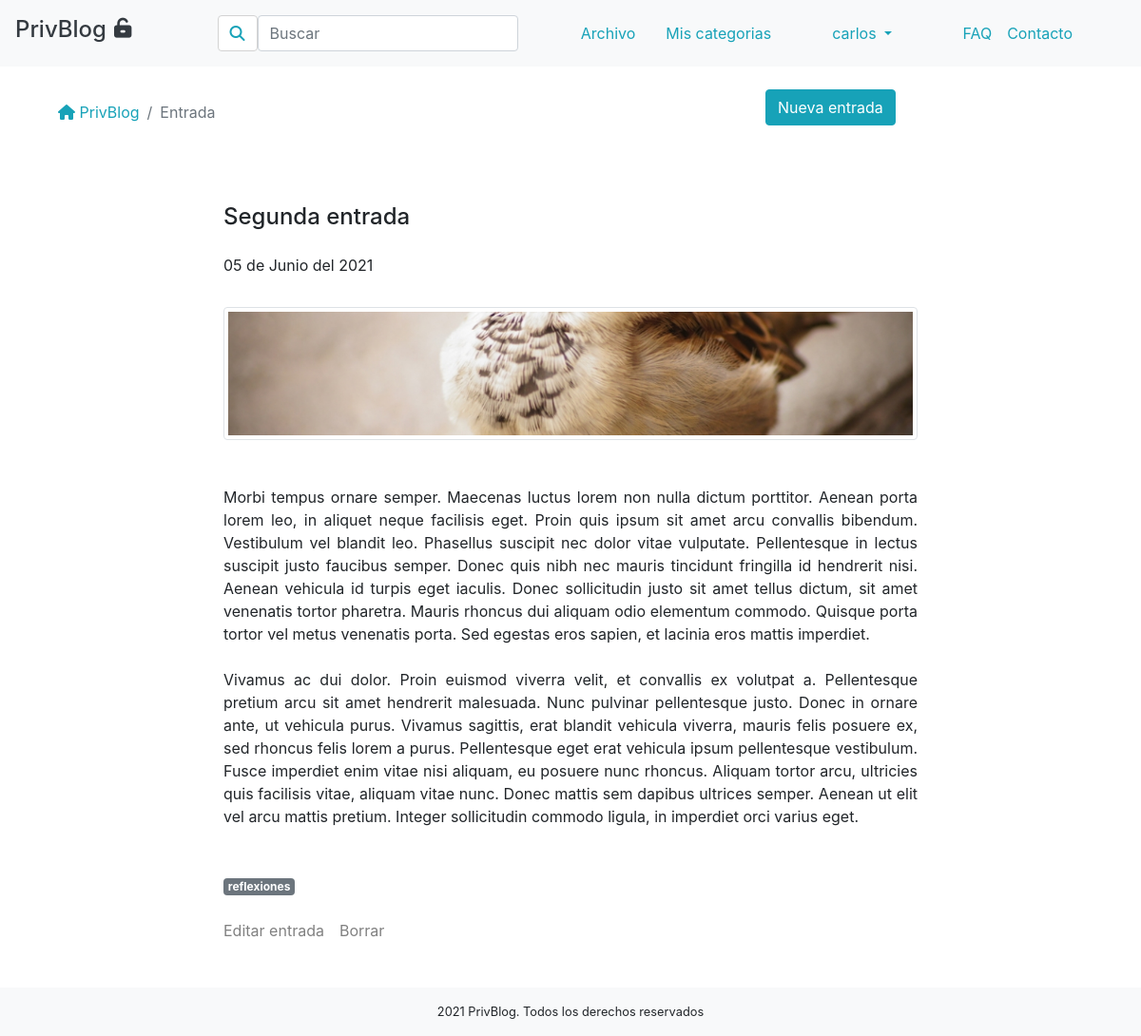
/single.php?id=9 (signed in), run on the app's committed database.
### tables this page shows
CREATE TABLE IF NOT EXISTS `entrada` (
  `id` int(11) NOT NULL AUTO_INCREMENT,
  `titulo` char(50) DEFAULT NULL,
  `texto` varchar(10000) NOT NULL DEFAULT '',
  `autor` char(50) NOT NULL,
  `imagen` varchar(500) DEFAULT NULL,
  `fecha` timestamp NOT NULL DEFAULT current_timestamp(),
  PRIMARY KEY (`id`),
  KEY `FK_entrada_persona` (`autor`),
  CONSTRAINT `FK_entrada_persona` FOREIGN KEY (`autor`) REFERENCES `persona` (`nombre`) ON DELETE CASCADE ON UPDATE CASCADE
);

CREATE TABLE IF NOT EXISTS `asoc_categoria_entrada` (
  `id_categoria` int(11) NOT NULL,
  `id_entrada` int(11) NOT NULL,
  PRIMARY KEY (`id_categoria`,`id_entrada`),
  KEY `FK__entrada` (`id_entrada`),
  CONSTRAINT `FK__categoria` FOREIGN KEY (`id_categoria`) REFERENCES `categoria` (`id`) ON DELETE CASCADE ON UPDATE CASCADE,
  CONSTRAINT `FK__entrada` FOREIGN KEY (`id_entrada`) REFERENCES `entrada` (`id`) ON DELETE CASCADE ON UPDATE CASCADE
);

CREATE TABLE IF NOT EXISTS `categoria` (
  `id` int(11) NOT NULL AUTO_INCREMENT,
  `nombre` char(50) NOT NULL,
  `autor` char(50) NOT NULL,
  PRIMARY KEY (`id`),
  KEY `FK_categoria_persona` (`autor`),
  CONSTRAINT `FK_categoria_persona` FOREIGN KEY (`autor`) REFERENCES `persona` (`nombre`) ON DELETE CASCADE ON UPDATE CASCADE
);

### controlador/singleController.php (called while the page is built, shortened)
<?php
$entrada=Entrada::getEntrada($_GET['id']);
 require('vista/single.view.php');

### single.php (called while the page is built)
<?php
require('controlador/singleController.php');
 ?>

### modelo/Tool.php (called while the page is built, shortened)
<?php
class Tool{
	public static $conexion;
	public static function conectarBase(){
		try {
			self::$conexion=new PDO("mysql:host=localhost; dbname=privblog", "root", "");
			return self::$conexion;
		} catch (PDOException $e) {
			header("Location:error_conexion.php");
		}
	}
	public static function convertirFecha($fecha){
		$timestamp = strtotime($fecha);
		$meses = ['Enero', 'Febrero', 'Marzo', 'Abril', 'Mayo', 'Junio', 'Julio', 'Agosto', 'Septiembre', 'Octubre', 'Noviembre', 'Diciembre'];
		$dia = date('d', $timestamp);
		$mes = date('m', $timestamp) - 1;
		$year = date('Y', $timestamp);
		$fecha = $dia .' de '. $meses[$mes] .' del '. $year;
		return $fecha;
	}
}

### modelo/EntradaClass.php (called while the page is built, shortened)
<?php
class Entrada{
	public static function getEntrada($id_entrada){
		$statement=Tool::conectarBase()->query("SELECT * FROM entrada WHERE id=".$id_entrada."");
		return $statement->fetch();
	}
}
 ?>

### modelo/Asoc_Categoria_EntradaClass.php (called while the page is built, shortened)
<?php
class Asoc_Categoria_Entrada{
	public static function getIdsCategorias($id_entrada){
		$statement=Tool::conectarBase()->query("SELECT id_categoria FROM asoc_categoria_entrada WHERE id_entrada=".$id_entrada."");
		return $statement->fetchAll();
		}
	public static function getNombreCategoria($id_categoria){
		$statement=Tool::conectarBase()->query("SELECT nombre FROM categoria WHERE id=".$id_categoria."");
		return $statement->fetch();
	}
}
?>

### vista/single.view.php (the view, shortened to what this page needs)
<?php require 'header.php'; ?>
<div class="content">
<div class="container">
<div class="row">
		<div class=" col guia">
			<nav aria-label="breadcrumb">
  <ol  class="breadcrumb my-4">
    <li class="breadcrumb-item"><a href="index.php"><i class="fas fa-home"></i> PrivBlog</a></li>
    <li class="breadcrumb-item active" aria-current="page">Entrada</li>
  </ol>
  </div>
		<div class="col-4 my-4">
			<a href="nuevo.php" class="btn btn-info" role="button">Nueva entrada</i></a>
		</div>
	</div>
		<div class="row justify-content-center">
			<div class="col-8">
			<article class="mt-5 mb-4 ">
					<h4 class="my-4"><a><?php echo $entrada['titulo'];?></a></h4>
					<p class=""><?php echo Tool::convertirFecha($entrada['fecha']); ?></p>
					<?php if (!empty($entrada['imagen'])): ?>
						<div class="row">
							<div class="col mt-3">
								<img class="img-fluid img-thumbnail" src="fotos/<?php echo $entrada['imagen']; ?>">
							</div>
						</div>
					<?php endif; ?>
					<section class="my-5 text-justify"><?php echo nl2br($entrada['texto']); ?></section>
					<div class="mt-3">
						<?php $ids_categorias=Asoc_Categoria_Entrada::getIdsCategorias($_GET['id']);
						foreach ($ids_categorias as $id_categoria):
 		 $nombre=Asoc_Categoria_Entrada::getNombreCategoria($id_categoria[0]); ?>
<a href="resultados-categoria.php?id=<?php echo $id_categoria[0];?>">
<span class="badge badge-secondary"><?php echo $nombre[0]; ?></span></a>
 	<?php endforeach; ?></div>
			</article>
<div class="d-flex"><a href="editar-entrada.php?id=<?php echo $_GET['id']; ?>">Editar entrada</a>
	<a class="ml-3" href="borrar-entrada.php?id=<?php echo $_GET['id']; ?>">Borrar</a>
</div>
</div>
</div>
</div>
</div>
<?php require 'footer.php'; ?>

### css/estilos.css (style rules this page uses)
.breadcrumb { background-color: white; color:#17a2b8; }
.guia { color:#17a2b8; }
body { display: flex; flex-direction: column; margin: 0; min-height: 100vh; }
.content { flex: 1; }
a { color:grey; }
nav a { color:#17a2b8; }

### data on the page
entrada: titulo "Segunda entrada", fecha "05 de Junio del 2021", imagen (picture), texto "Morbi tempus ornare semper. Maecenas luctus lorem non nulla dictum porttitor. Aenean porta lorem leo, in aliquet neque facilisis eget. Proin quis ipsum sit amet arcu convallis bibendum. Vestibulum vel blandit leo. Phasellus suscipit nec dolor vitae vulputate. Pellentesque in lectus suscipit justo faucibus semper. Donec quis nibh nec mauris tincidunt fringilla id hendrerit nisi. Aenean vehicula id turpis eget iaculis. Donec sollicitudin justo sit amet tellus dictum, sit amet venenatis tortor pharetra. Mauris rhoncus dui aliquam odio elementum commodo. Quisque porta tortor vel metus venenatis porta. Sed egestas eros sapien, et lacinia eros mattis imperdiet. Vivamus ac dui dolor. Proin euismod…"
asoc_categoria_entrada: id_categoria.nombre "reflexiones"

### other printed values
$_SESSION['nombre'] "carlos"
